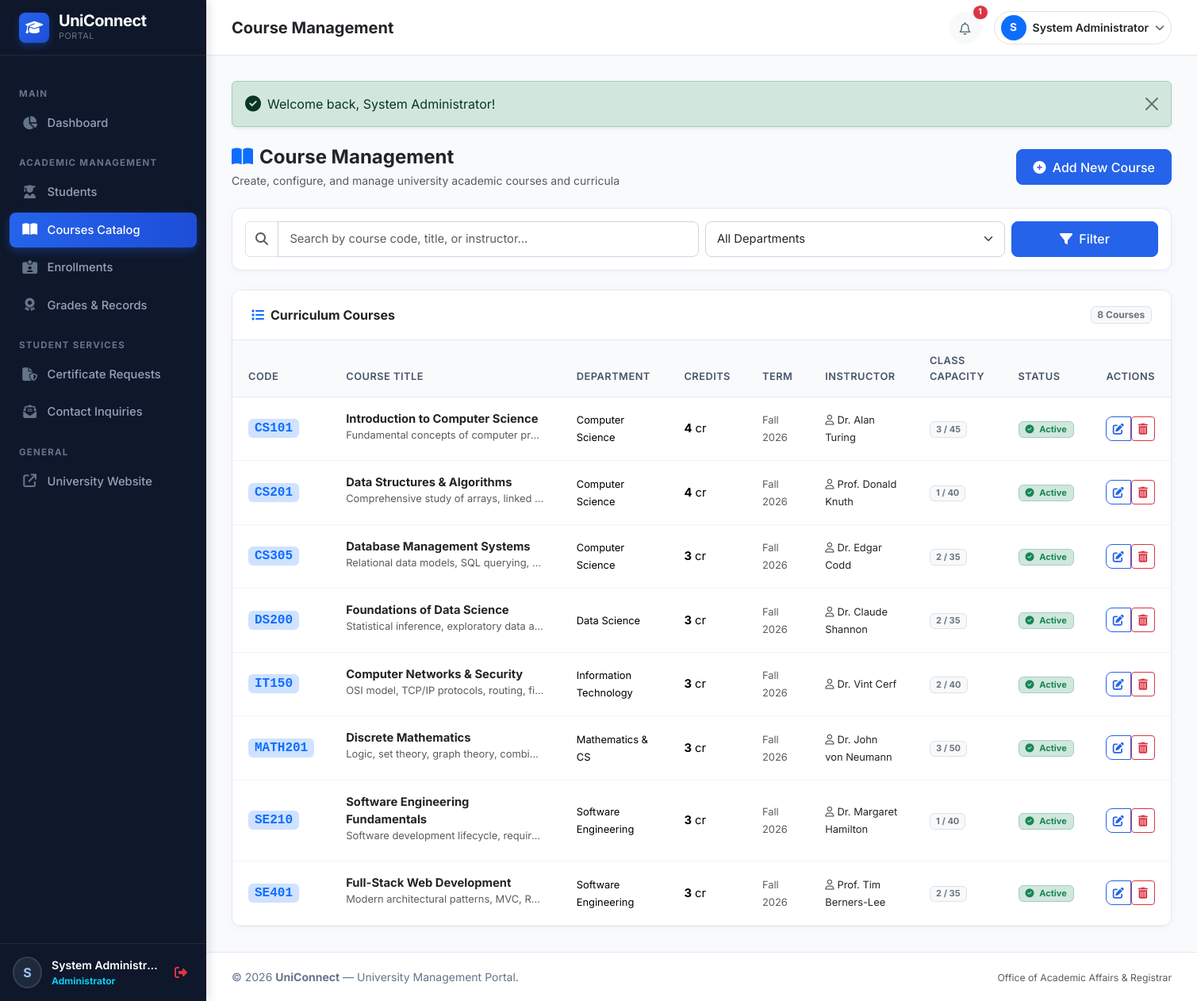
The page /admin/courses.php (signed in) on the database its author committed.
### tables this page shows
CREATE TABLE `courses` (
  `id` INT AUTO_INCREMENT PRIMARY KEY,
  `course_code` VARCHAR(30) NOT NULL UNIQUE,
  `course_name` VARCHAR(150) NOT NULL,
  `department` VARCHAR(100) NOT NULL,
  `credits` INT NOT NULL DEFAULT 3,
  `semester` VARCHAR(50) NOT NULL DEFAULT 'Fall 2026',
  `instructor_name` VARCHAR(100) NOT NULL,
  `description` TEXT DEFAULT NULL,
  `max_capacity` INT NOT NULL DEFAULT 40,
  `status` ENUM('active', 'inactive') NOT NULL DEFAULT 'active',
  `created_at` TIMESTAMP DEFAULT CURRENT_TIMESTAMP
);

### admin/courses.php (the view, shortened to what this page needs)
<?php
$pdo = get_db_connection();
$search = trim($_GET['search'] ?? '');
$query = "
    SELECT c.*,
           (SELECT COUNT(*) FROM enrollments e WHERE e.course_id = c.id AND e.status = 'enrolled') AS enrolled_students
    FROM courses c
    WHERE 1=1
";
$params = [];
$query .= " ORDER BY c.course_code ASC";
$stmt = $pdo->prepare($query);
$stmt->execute($params);
$courses = $stmt->fetchAll();
require_once __DIR__ . '/../includes/header.php';
?>
<div class="d-flex flex-column flex-md-row justify-content-between align-items-md-center gap-3 mb-4">
    <div>
        <h4 class="fw-bold mb-1 text-dark"><i class="fa-solid fa-book-open text-primary me-2"></i>Course Management</h4>
        <p class="text-muted small mb-0">Create, configure, and manage university academic courses and curricula</p>
    </div>
    <div>
        <a href="<?= BASE_URL ?>admin/course-add.php" class="btn btn-primary">
            <i class="fa-solid fa-plus-circle me-1"></i> Add New Course
        </a>
    </div>
</div>
<div class="card-academic mb-4">
    <div class="card-body p-3">
        <form method="GET" action="" class="row g-2 align-items-center">
            <div class="col-md-6">
                <div class="input-group">
                    <span class="input-group-text bg-white text-muted"><i class="fa-solid fa-magnifying-glass"></i></span>
                    <input type="text" name="search" class="form-control" placeholder="Search by course code, title, or instructor..." value="<?= e($search) ?>">
                </div>
            </div>
            <div class="col-md-4">
                <select name="department" class="form-select">
                    <option value="">All Departments</option>
                </select>
            </div>
            <div class="col-md-2 d-flex gap-2">
                <button type="submit" class="btn btn-primary flex-fill"><i class="fa-solid fa-filter me-1"></i> Filter</button>
            </div>
        </form>
    </div>
</div>
<div class="card-academic">
    <div class="card-header-custom">
        <h6 class="fw-bold mb-0 text-dark"><i class="fa-solid fa-list text-primary me-2"></i>Curriculum Courses</h6>
        <span class="badge bg-light text-secondary border"><?= count($courses) ?> Courses</span>
    </div>
    <div class="card-body p-0">
        <?php if (empty($courses)): ?>
            <div class="text-center py-5">
                <i class="fa-solid fa-book-bookmark text-muted fs-1 mb-3"></i>
                <h6>No courses found</h6>
                <p class="text-muted small">Try modifying search or add a new course.</p>
                <a href="<?= BASE_URL ?>admin/course-add.php" class="btn btn-primary btn-sm">Add New Course</a>
            </div>
        <?php else: ?>
            <div class="table-responsive">
                <table class="table table-academic mb-0">
                    <thead>
                        <tr>
                            <th>Code</th>
                            <th>Course Title</th>
                            <th>Department</th>
                            <th>Credits</th>
                            <th>Term</th>
                            <th>Instructor</th>
                            <th>Class Capacity</th>
                            <th>Status</th>
                            <th class="text-end">Actions</th>
                        </tr>
                    </thead>
                    <tbody>
                        <?php foreach ($courses as $c): ?>
                            <?php
                                $enrolled = (int)$c['enrolled_students'];
                                $capacity = (int)$c['max_capacity'];
                                $isFull = $enrolled >= $capacity;
                            ?>
                            <tr>
                                <td>
                                    <span class="badge bg-primary-subtle text-primary fw-bold font-monospace px-2 py-1 fs-6">
                                        <?= e($c['course_code']) ?>
                                    </span>
                                </td>
                                <td>
                                    <div class="fw-bold text-dark"><?= e($c['course_name']) ?></div>
                                    <small class="text-muted text-truncate d-inline-block" style="max-width: 250px;">
                                        <?= e($c['description'] ?: 'No description.') ?>
                                    </small>
                                </td>
                                <td><span class="small"><?= e($c['department']) ?></span></td>
                                <td><span class="fw-bold"><?= (int)$c['credits'] ?></span> cr</td>
                                <td><span class="small text-muted"><?= e($c['semester']) ?></span></td>
                                <td>
                                    <small class="text-dark"><i class="fa-regular fa-user text-muted me-1"></i><?= e($c['instructor_name']) ?></small>
                                </td>
                                <td>
                                    <span class="badge <?= $isFull ? 'bg-danger-subtle text-danger' : 'bg-light text-secondary border' ?>">
                                        <?= $enrolled ?> / <?= $capacity ?>
                                    </span>
                                </td>
                                <td><?= status_badge($c['status']) ?></td>
                                <td class="text-end">
                                    <div class="btn-group">
                                        <a href="<?= BASE_URL ?>admin/course-edit.php?id=<?= $c['id'] ?>" class="btn btn-sm btn-outline-primary" title="Edit Course">
                                            <i class="fa-solid fa-pen-to-square"></i>
                                        </a>
                                        <form method="POST" action="<?= BASE_URL ?>admin/course-delete.php" class="d-inline">
                                            <button type="submit" class="btn btn-sm btn-outline-danger" data-confirm="Are you sure you want to delete course <?= e($c['course_code']) ?> (<?= e($c['course_name']) ?>)? All associated enrollments and grades will also be removed." title="Delete Course">
                                                <i class="fa-solid fa-trash-can"></i>
                                            </button>
                                        </form>
                                    </div>
                                </td>
                            </tr>
                        <?php endforeach; ?>
                    </tbody>
                </table>
            </div>
        <?php endif; ?>
    </div>
</div>
<?php require_once __DIR__ . '/../includes/footer.php'; ?>

### includes/functions.php (shortened to what this page needs)
<?php
function e($string) {
    return htmlspecialchars((string)$string, ENT_QUOTES, 'UTF-8');
}
function status_badge($status) {
    $status = strtolower(trim($status));
    switch ($status) {
        case 'active':
        case 'enrolled':
        case 'approved':
        case 'completed':
            return '<span class="badge bg-success-subtle text-success border border-success-subtle px-2 py-1"><i class="fa-solid fa-circle-check me-1"></i> ' . ucfirst($status) . '</span>';
    }
}

### assets/css/style.css (style rules this page uses)
:root { --primary-color: #0f4c81; --primary-hover: #0c3d67; --primary-dark: #0a2540; --accent-color: #2563eb; --accent-light: #eff6ff; --secondary-color: #475569; --success-color: #10b981; --warning-color: #f59e0b; --danger-color: #ef4444; --bg-light: #f8fafc; --card-border: #e2e8f0; --text-dark: #1e293b; --text-muted: #64748b; --sidebar-width: 260px; --sidebar-bg: #0f172a; --sidebar-hover: #1e293b; --sidebar-active: #2563eb; }
body { font-family: 'Inter', -apple-system, BlinkMacSystemFont, "Segoe UI", Roboto, "Helvetica Neue", Arial, sans-serif; background-color: var(--bg-light); color: var(--text-dark); min-height: 100vh; }
.card-academic { background: #ffffff; border: 1px solid var(--card-border); border-radius: 12px; box-shadow: 0 2px 8px rgba(0, 0, 0, 0.04); transition: transform 0.2s ease, box-shadow 0.2s ease; overflow: hidden; }
.card-academic .card-header-custom { padding: 1.25rem 1.5rem; background-color: #ffffff; border-bottom: 1px solid var(--card-border); display: flex; align-items: center; justify-content: space-between; }
.table-academic { margin-bottom: 0; }
.table-academic th { background-color: #f8fafc; color: #475569; font-size: 0.8rem; font-weight: 600; text-transform: uppercase; letter-spacing: 0.5px; padding: 1rem 1.25rem; border-bottom: 1px solid var(--card-border); }
.table-academic td { padding: 1rem 1.25rem; vertical-align: middle; font-size: 0.92rem; border-bottom: 1px solid #f1f5f9; }
.form-control, .form-select { border-radius: 8px; border-color: #cbd5e1; padding: 0.65rem 0.9rem; font-size: 0.92rem; }
.btn-primary { background-color: var(--accent-color); border-color: var(--accent-color); border-radius: 8px; padding: 0.6rem 1.25rem; font-weight: 500; }
.btn-outline-primary { color: var(--accent-color); border-color: var(--accent-color); border-radius: 8px; }

### rows shown on the page
courses: course_code "CS101", course_name "Introduction to Computer Science", description "Fundamental concepts of computer pr…", department "Computer Science", credits "4", semester "Fall 2026", instructor_name "Dr. Alan Turing", enrolled "3", max_capacity "45", status "Active"
courses: course_code "CS201", course_name "Data Structures & Algorithms", description "Comprehensive study of arrays, linked…", department "Computer Science", credits "4", semester "Fall 2026", instructor_name "Prof. Donald Knuth", enrolled "1", max_capacity "40", status "Active"
courses: course_code "CS305", course_name "Database Management Systems", description "Relational data models, SQL querying,…", department "Computer Science", credits "3", semester "Fall 2026", instructor_name "Dr. Edgar Codd", enrolled "2", max_capacity "35", status "Active"
courses: course_code "DS200", course_name "Foundations of Data Science", description "Statistical inference, exploratory data a…", department "Data Science", credits "3", semester "Fall 2026", instructor_name "Dr. Claude Shannon", enrolled "2", max_capacity "35", status "Active"
courses: course_code "IT150", course_name "Computer Networks & Security", description "OSI model, TCP/IP protocols, routing, fi…", department "Information Technology", credits "3", semester "Fall 2026", instructor_name "Dr. Vint Cerf", enrolled "2", max_capacity "40", status "Active"
courses: course_code "MATH201", course_name "Discrete Mathematics", description "Logic, set theory, graph theory, combi…", department "Mathematics & CS", credits "3", semester "Fall 2026", instructor_name "Dr. John von Neumann", enrolled "3", max_capacity "50", status "Active"
courses: course_code "SE210", course_name "Software Engineering Fundamentals", description "Software development lifecycle, requir…", department "Software Engineering", credits "3", semester "Fall 2026", instructor_name "Dr. Margaret Hamilton", enrolled "1", max_capacity "40", status "Active"
courses: course_code "SE401", course_name "Full-Stack Web Development", description "Modern architectural patterns, MVC, R…", department "Software Engineering", credits "3", semester "Fall 2026", instructor_name "Prof. Tim Berners-Lee", enrolled "2", max_capacity "35", status "Active"

### other values the page prints
substr($currentUser['name'] ?? 'U', 0, 1) "S"
$currentUser['name'] "System Administr…"
$pageTitle "Course Management"
$unreadCount "1"
substr($user['name'], 0, 1) "S"
$user['name'] "System Administrator"
$flash['message'] "Welcome back, System Administrator!"
count($courses) "8"
APP_NAME "UniConnect"
